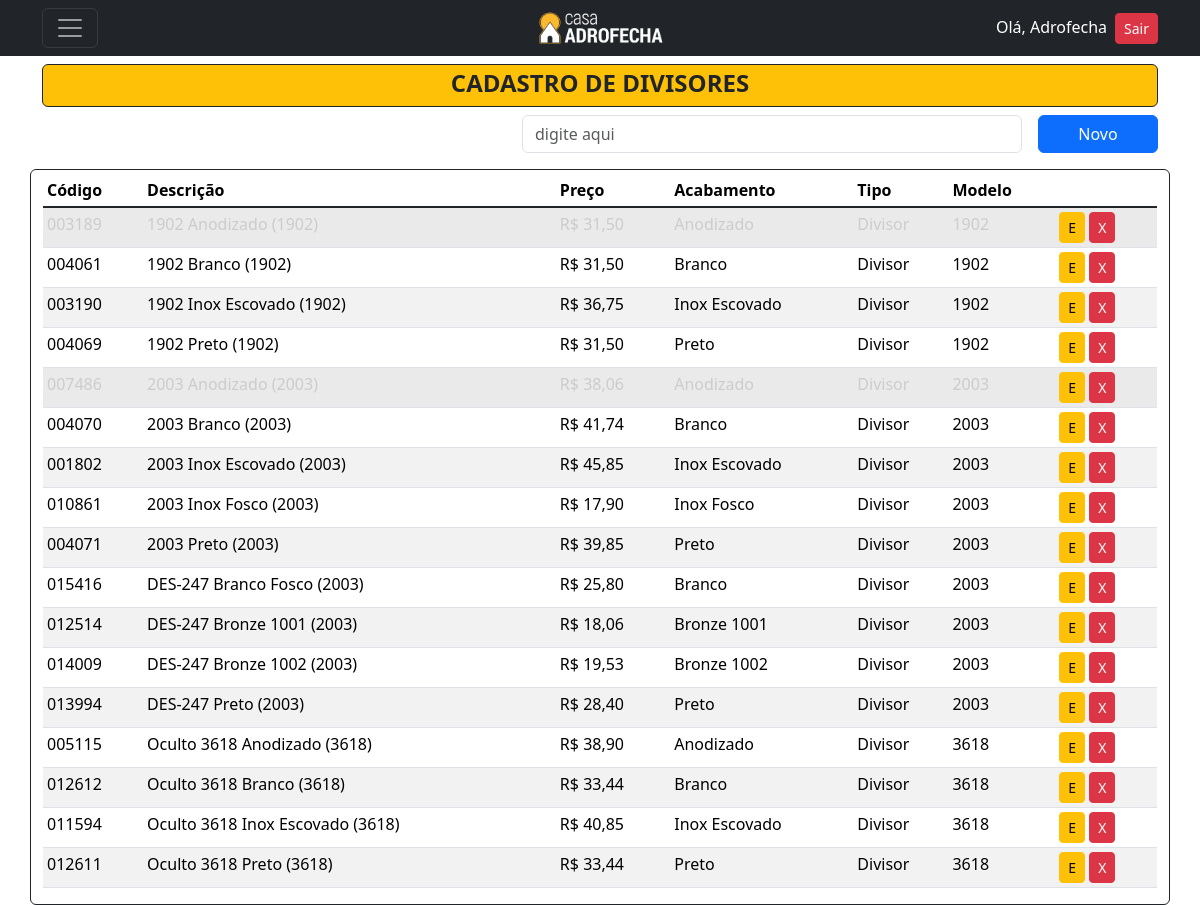
The app's page /listar/divisor/ (signed in) with its own data.
### cadastros/models.py (models this page shows, shortened)
class ItemBase(models.Model):
    codigo = models.CharField(max_length=6, verbose_name="Código", unique=True)
    descricao = models.CharField(max_length=150, verbose_name="Descrição")
    preco = models.DecimalField(decimal_places=2, max_digits=5, verbose_name="Preço")
    acabamento = models.ForeignKey('Acabamento', on_delete=models.PROTECT)
    tipo = models.ForeignKey('Tipo', on_delete=models.PROTECT)
    ativo = models.BooleanField(default=True)
    class Meta:
        abstract = True

class Divisor(ItemBase):
    modelo = models.ForeignKey(ModeloDivisor, on_delete=models.PROTECT)
    tipodivisor = models.CharField(choices=TIPODIVISOR, max_length=50, verbose_name="Tipo Divisor")
    espdivisor = models.DecimalField(decimal_places=2, max_digits=5, verbose_name="Espessura Divisor")
    class Meta:
        verbose_name = 'Perfil Divisor'
        verbose_name_plural = 'Perfis Divisores'
        ordering = ["descricao"]

class Acabamento(models.Model):
    acabamento = models.CharField(max_length=50, unique=True)
    codigo_rgb = models.CharField(max_length=15, verbose_name="Código RGB",)
    class Meta:
        verbose_name = 'Acabamento'
        verbose_name_plural = 'Acabamentos'
        ordering = ["acabamento"]
    def __str__(self):
        return self.acabamento

class Tipo(models.Model):
    tipo = models.CharField(max_length=30, unique=True)
    class Meta:
        ordering = ["tipo"]
    def __str__(self):
        return self.tipo

class BaseModelo(models.Model):
    modelo = models.CharField(max_length=10, unique=True)
    class Meta:
        abstract = True
    def __str__(self):
        return self.modelo

class ModeloDivisor(BaseModelo):
    class Meta:
        verbose_name = 'Modelo Divisor'
        verbose_name_plural = 'Modelo Divisores'
        ordering = ["modelo"]

### cadastros/views.py (the view)
# urls.py: path('listar/divisor/', DivisorList.as_view(), name='listar-divisor'),
class DivisorList(LoginRequiredMixin,PermissionRequiredMixin, ListView):
    model = Divisor
    template_name = 'cadastros/listas/Divisor.html'
    permission_required = 'cadastros.view_divisor'

### cadastros/templates/cadastros/listas/Divisor.html (shortened to what this page needs)
{% extends 'base.html' %}
{% load static %}
{% block content %}
<header class="mt-5">
  <div>
      <div class="bg-warning rounded text-dark border border-dark pt-1 d-flex align-items-center justify-content-center">
        <h4><strong>CADASTRO DE DIVISORES</strong></h4>
      </div>
      <div class="mt-2 d-flex align-items-center justify-content-end">
          <input type="email" class="form-control me-3" style="width: 500px;" id="exampleFormControlInput1" placeholder="digite aqui">
          <a href="{% url 'cadastrar-divisor' %}" style="width: 120px;" class="btn btn-primary bg-primary">Novo</a>
      </div>
  </div>
</header>
<div class="mt-3">
  <div class="row">
      <div class="border border-dark rounded container">
          <table class="mt-1 table table-sm table-striped">
            <thead>
              <tr>
                <th scope="col ">Código</th>
                <th scope="col ">Descrição</th>
                <th scope="col ">Preço</th>
                <th scope="col ">Acabamento</th>
                <th scope="col ">Tipo</th>
                <th scope="col ">Modelo</th>
              </tr>
            </thead>
            <tbody class="table-group-divider ">
                {% for divisor in object_list %}
                <tr {% if not divisor.ativo %}class="inactive"{% endif %}>
                    <td>{{ divisor.codigo }}</td>
                    <td>{{ divisor.descricao }}</td>
                    <td>R$ {{ divisor.preco }}</td>
                    <td>{{ divisor.acabamento }}</td>
                    <td>{{ divisor.tipo }}</td>
                    <td>{{ divisor.modelo }}</td>
                    <td>
                        <a href="{% url 'editar-divisor' divisor.pk %}" class="btn btn-warning btn-sm" title="Editar">E</a>
                        <a href="{% url 'excluir-divisor' divisor.pk %}" class="btn btn-danger btn-sm" title="Excluir">X</a>
                    </td>
                </tr>
                {% empty %}
                    <tr>
                        <td colspan="9">Nenhum Divisor cadastrado</td>
                    </tr>
                {% endfor %}
            </tbody>
          </table>
      </div>
  </div>
</div>
{% endblock %}

### paginas/templates/navbar.html (shortened to what this page needs)
{% load static %}
<nav class="navbar navbar-dark bg-dark fixed-top">
  <div class="container d-flex justify-content-between align-items-center" id="topnavbar">
      <div class="col-4">
        <button class="navbar-toggler" type="button" data-bs-toggle="offcanvas" data-bs-target="#offcanvasDarkNavbar" aria-controls="offcanvasDarkNavbar">
        <span class="navbar-toggler-icon"></span>
        </button>
      </div>
      <div class="col-4 d-flex justify-content-center">
          <a href="{% url 'inicio' %}"><img src="{% static 'paginas/images/LogoPreto2.png' %}" alt="Logo" width="130" height="40"</img></a>
      </div>
      <div class="col-4 d-flex justify-content-end">
              <ul class="list-unstyled mb-0">
                  {% if request.user.is_authenticated %}
                  <li><a style="color:white" ;>Olá, {{ user.username }}</a><a class="ms-2 btn btn-danger btn-sm" href="{% url 'logout' %}">Sair</a></li>
                  {% else %}
                  <li><a class="btn btn-primary" href="{% url 'login' %}">Entrar</a></li>
                  {% endif %}
              </ul>
      </div>
  </div>
</nav>

### cadastros/templates/cadastros/listas/Divisor.html (style rules this page uses)
tr.inactive td { background-color: #f7f7f7; color: #ccc; }

### records on screen
Divisor: codigo "003189", descricao "1902 Anodizado (1902)", preco "31,50", acabamento "Anodizado", tipo "Divisor", modelo "1902"
Divisor: codigo "004061", descricao "1902 Branco (1902)", preco "31,50", acabamento "Branco", tipo "Divisor", modelo "1902"
Divisor: codigo "003190", descricao "1902 Inox Escovado (1902)", preco "36,75", acabamento "Inox Escovado", tipo "Divisor", modelo "1902"
Divisor: codigo "004069", descricao "1902 Preto (1902)", preco "31,50", acabamento "Preto", tipo "Divisor", modelo "1902"
Divisor: codigo "007486", descricao "2003 Anodizado (2003)", preco "38,06", acabamento "Anodizado", tipo "Divisor", modelo "2003"
Divisor: codigo "004070", descricao "2003 Branco (2003)", preco "41,74", acabamento "Branco", tipo "Divisor", modelo "2003"
Divisor: codigo "001802", descricao "2003 Inox Escovado (2003)", preco "45,85", acabamento "Inox Escovado", tipo "Divisor", modelo "2003"
Divisor: codigo "010861", descricao "2003 Inox Fosco (2003)", preco "17,90", acabamento "Inox Fosco", tipo "Divisor", modelo "2003"
Divisor: codigo "004071", descricao "2003 Preto (2003)", preco "39,85", acabamento "Preto", tipo "Divisor", modelo "2003"
Divisor: codigo "015416", descricao "DES-247 Branco Fosco (2003)", preco "25,80", acabamento "Branco", tipo "Divisor", modelo "2003"
Divisor: codigo "012514", descricao "DES-247 Bronze 1001 (2003)", preco "18,06", acabamento "Bronze 1001", tipo "Divisor", modelo "2003"
Divisor: codigo "014009", descricao "DES-247 Bronze 1002 (2003)", preco "19,53", acabamento "Bronze 1002", tipo "Divisor", modelo "2003"
Divisor: codigo "013994", descricao "DES-247 Preto (2003)", preco "28,40", acabamento "Preto", tipo "Divisor", modelo "2003"
Divisor: codigo "005115", descricao "Oculto 3618 Anodizado (3618)", preco "38,90", acabamento "Anodizado", tipo "Divisor", modelo "3618"
Divisor: codigo "012612", descricao "Oculto 3618 Branco (3618)", preco "33,44", acabamento "Branco", tipo "Divisor", modelo "3618"
Divisor: codigo "011594", descricao "Oculto 3618 Inox Escovado (3618)", preco "40,85", acabamento "Inox Escovado", tipo "Divisor", modelo "3618"
Divisor: codigo "012611", descricao "Oculto 3618 Preto (3618)", preco "33,44", acabamento "Preto", tipo "Divisor", modelo "3618"

### other values on screen
{{ user.username }} "Adrofecha"
